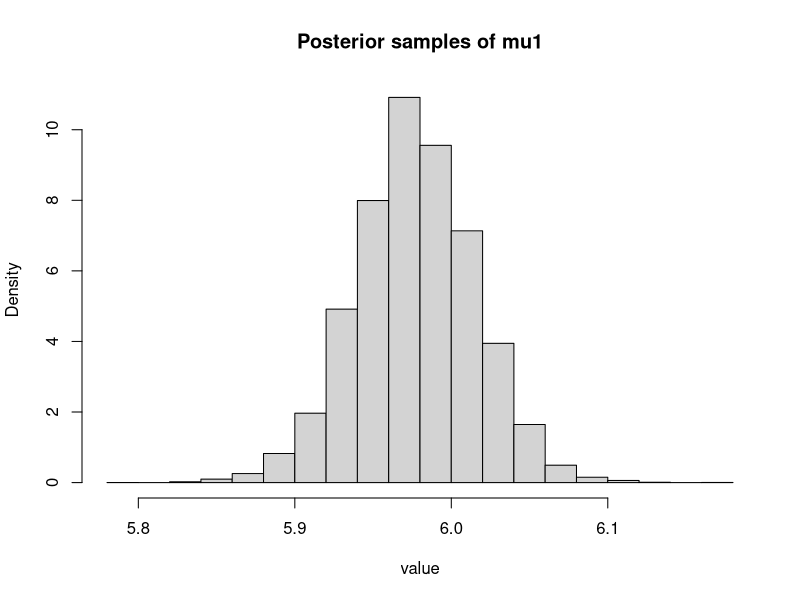
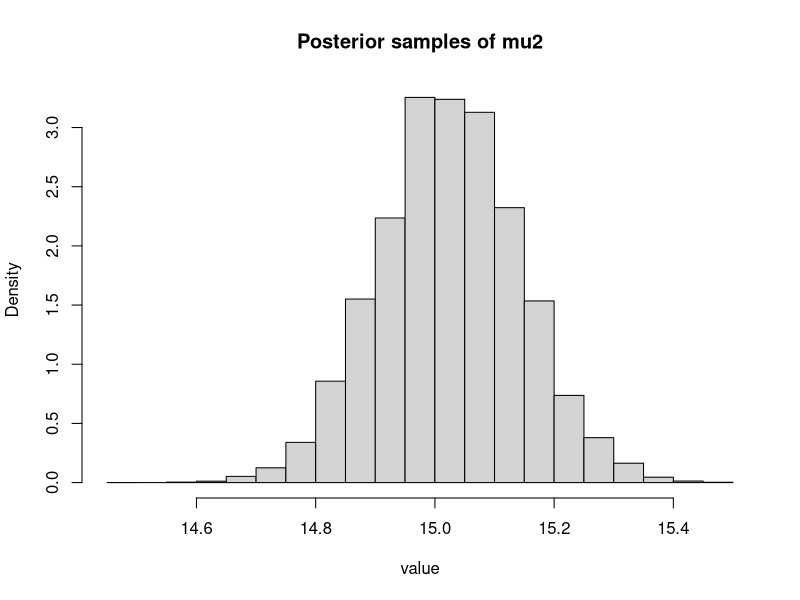
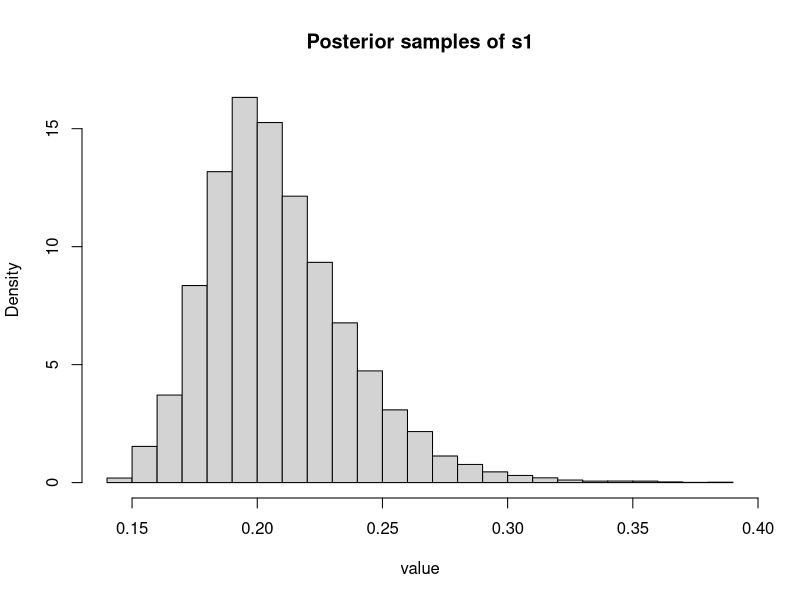
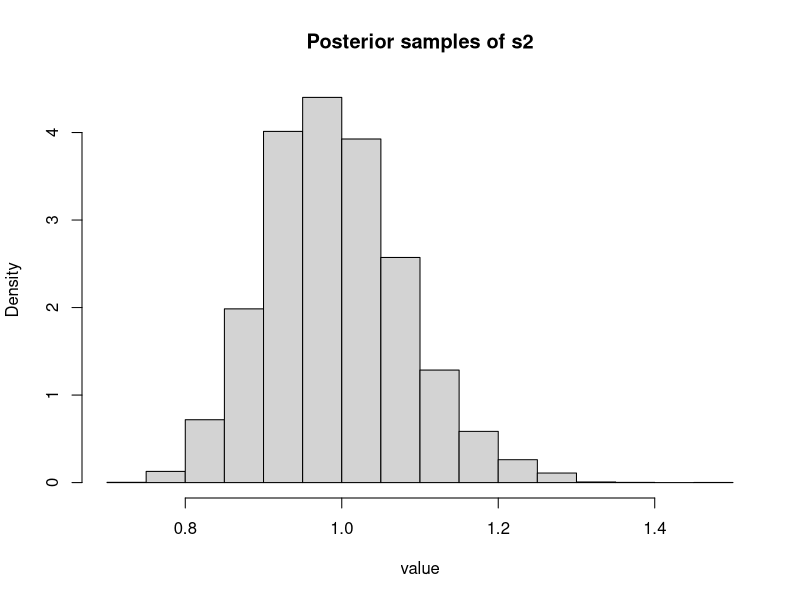
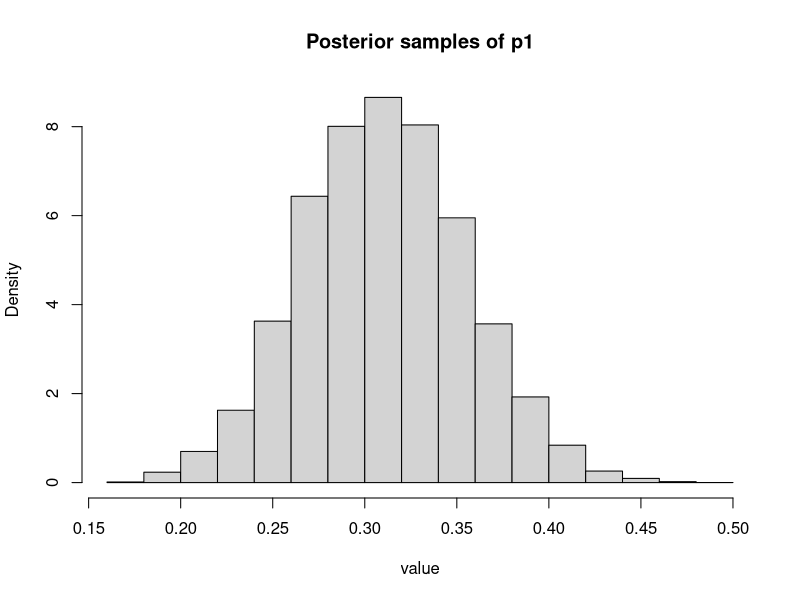
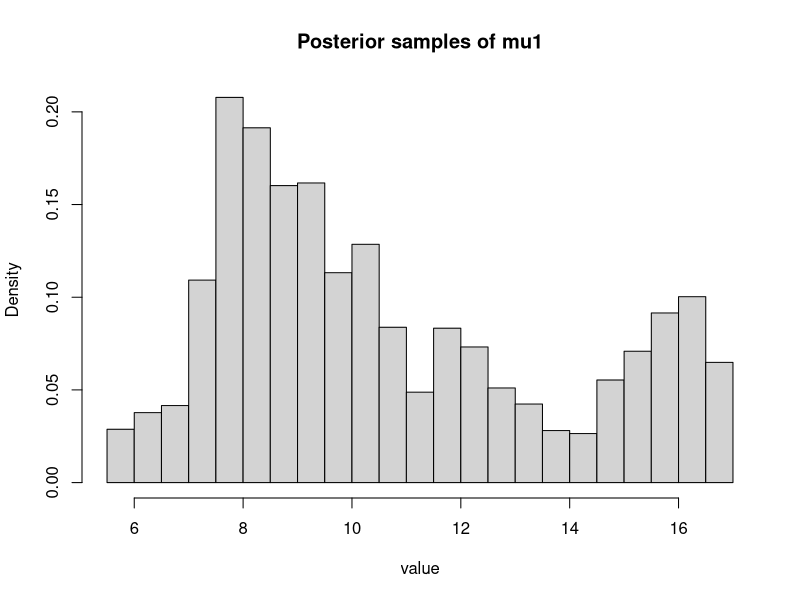
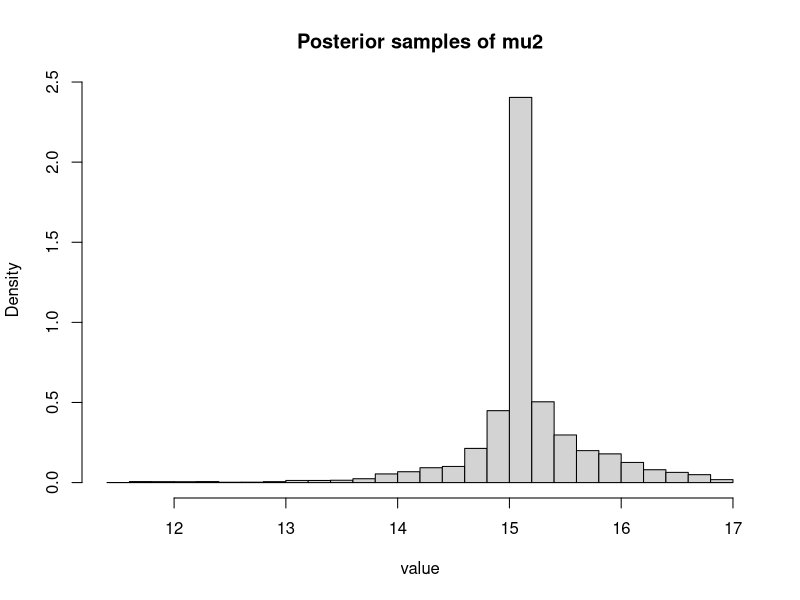
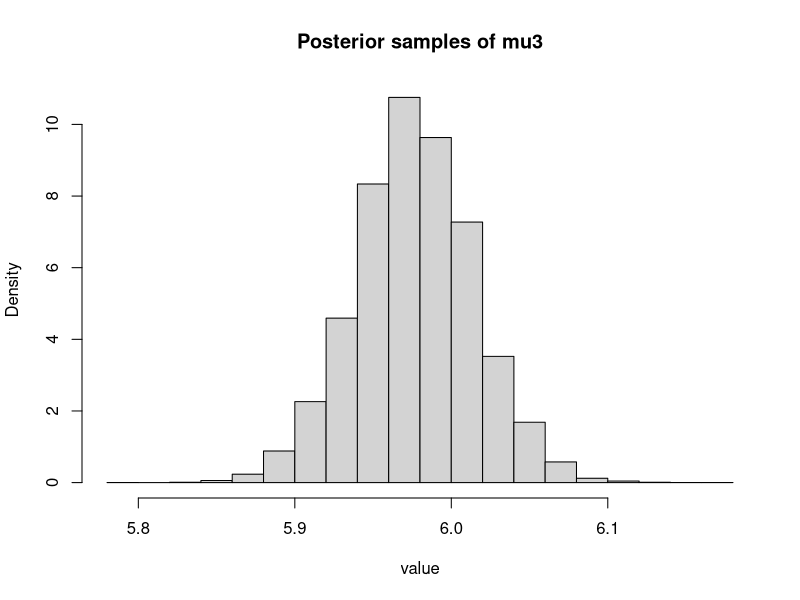

Reproduce these figures in R, in order.
###Normal Mixture model with MCMC 
#set.seed(123)
n=100
tau=0
p <- 1/2
q <- 1/3
Y <- numeric(n)
for (i in 1:tau){
  if (runif(1) <= p){
    Y[i] <- rnorm(1,mean=0,sd=0.2)
  }
  else{
    Y[i] <- rnorm(1,mean=3,sd=0.3)
  }
}
for (i in (tau+1):n){
  if (runif(1) <= q){
    Y[i] <- rnorm(1,mean=6,sd=0.2)
  }
  else{
    Y[i] <- rnorm(1,mean=15,sd=1)
  }
}
#set.seed(Sys.time())

#burn in period
burnin <- 10000

#Used for proposed samples
logit <- function(p) log(p / (1 - p))
invlogit <- function(z) 1 / (1 + exp(-z))

#We can use the loglikelihood functions from above

loglik_M0 <- function(theta){
  mu1 <- theta$mu1
  mu2 <- theta$mu2
  s1  <- theta$s1
  s2  <- theta$s2
  p1  <- theta$p1
  if(s1 <= 0 || s2 <= 0 || p1 <= 0 || p1 >= 1) return(-Inf)
  
  log_mix <- function(logp, log1mp, logf1, logf2) {
    a <- logp + logf1
    b <- log1mp + logf2
    m <- pmax(a, b)
    m + log(exp(a - m) + exp(b - m))
  }
  
  logdens1_1 <- dnorm(Y[1:n], mu1, s1, log=TRUE)
  logdens1_2 <- dnorm(Y[1:n], mu2, s2, log=TRUE)
  part1 <- sum(log_mix(log(p1), log(1-p1), logdens1_1, logdens1_2))
  part1
}

loglik_M1 <- function(theta){
  mu1 <- theta$mu1
  mu2 <- theta$mu2
  s1  <- theta$s1
  s2  <- theta$s2
  p1  <- theta$p1
  
  mu3 <- theta$mu3
  mu4 <- theta$mu4
  s3  <- theta$s3
  s4  <- theta$s4
  p2  <- theta$p2
  
  tau <- round(theta$tau)
  tau <- max(1, min(n - 1, tau))
  
  if(s1 <= 0 || s2 <= 0 || s3 <= 0 || s4 <= 0) return(-Inf)
  if(p1 <= 0 || p1 >= 1 || p2 <= 0 || p2 >= 1) return(-Inf)
  
  log_mix <- function(logp, log1mp, logf1, logf2) {
    a <- logp + logf1
    b <- log1mp + logf2
    m <- pmax(a, b)
    m + log(exp(a - m) + exp(b - m))
  }
  
  logdens1_1 <- dnorm(Y[1:tau], mu1, s1, log=TRUE)
  logdens1_2 <- dnorm(Y[1:tau], mu2, s2, log=TRUE)
  part1 <- sum(log_mix(log(p1), log(1-p1), logdens1_1, logdens1_2))
  
  logdens2_1 <- dnorm(Y[(tau+1):n], mu3, s3, log=TRUE)
  logdens2_2 <- dnorm(Y[(tau+1):n], mu4, s4, log=TRUE)
  part2 <- sum(log_mix(log(p2), log(1-p2), logdens2_1, logdens2_2))
  
  part1 + part2
}
#priors for model 0 and 1
logprior_M0 <- function(theta, x) {
  
  xmin <- min(x)
  xmax <- max(x)
  n    <- length(x)
  sdmax <- sqrt(max((mean(x)-x)^2))
  params <- c(theta$mu1, theta$mu2)
  
  # means
  if(any(params < xmin | params > xmax))
    return(-Inf)
  
  # standard deviations
  sds <- c(theta$s1, theta$s2)
  
  if(any(sds <= 0 | sds > sdmax))
    return(-Inf)
  
  # mixture weights
  ps <- c(theta$p1)
  
  if(any(ps <= 0 | ps >= 1))
    return(-Inf)
  
  # uniform prior
  return(0)
}
logprior_M1 <- function(theta, x) {
  
  xmin <- min(x)
  xmax <- max(x)
  n    <- length(x)
  sdmax <- sqrt(max((mean(x)-x)^2))
  
  params <- c(theta$mu1, theta$mu2,
              theta$mu3, theta$mu4)
  
  # means
  if(any(params < xmin | params > xmax))
    return(-Inf)
  
  # standard deviations
  sds <- c(theta$s1, theta$s2,
           theta$s3, theta$s4)
  
  if(any(sds <= 0 | sds > sdmax))
    return(-Inf)
  
  # mixture weights
  ps <- c(theta$p1, theta$p2)
  
  if(any(ps <= 0 | ps >= 1))
    return(-Inf)
  
  # changepoint
  if(theta$tau <= 1 || theta$tau >= (n - 1))
    return(-Inf)
  
  # uniform prior
  return(0)
}

# Posteriors of model 0 and 1
logpost_M0 <- function(x, theta) {
  loglik_M0(theta) + logprior_M0(theta, x)
}

logpost_M1 <- function(x, theta) {
  loglik_M1(theta) + logprior_M1(theta, x)
}

# for the BIC

llmax_M0 <- -10e300
llmax_M1 <- -10e300

#Metropolis Hasting sampling

mh_sampler_M0 <- function(x,
                          n_iter = 10000,
                          step_mu = 0.2,
                          step_sigma = 0.05,
                          step_p = 0.1) {
  
  n <- length(x)
  
  #initial values, based on available statistics
  
  theta <- list(
    mu1 = mean(x) - 1,
    mu2 = mean(x) + 1,
    s1  = sd(x),
    s2  = sd(x),
    p1  = 0.5
  )
  
  current_lp_M0 <- logpost_M0(x, theta)
  
  # Storage
  
  out <- matrix(NA, nrow = n_iter, ncol = 5)
  
  colnames(out) <- c(
    "mu1","mu2","s1","s2","p1"
  )
  
  accept <- 0
  
  # MCMC loop
  
  for(iter in 1:n_iter) {
    
    prop <- theta
    
    # Means
    
    prop$mu1 <- rnorm(1, theta$mu1, step_mu)
    prop$mu2 <- rnorm(1, theta$mu2, step_mu)
    
    # SDs (log scale, to make sure the proposal is positive)
    
    prop$s1 <- exp(rnorm(1, log(theta$s1), step_sigma))
    prop$s2 <- exp(rnorm(1, log(theta$s2), step_sigma))
    
    # Mixture weights (logit scale, so that the proposal is between 0 and 1)
    
    z1 <- rnorm(1, logit(theta$p1), step_p)
    
    prop$p1 <- invlogit(z1)
    
    # Acceptance step
    
    prop_lp_M0 <- logpost_M0(x, prop)
    
    #we keep the maximum likelihood
    if ((loglik_M0(prop) > llmax_M0) && (iter>burnin)){
      llmax_M0 <- loglik_M0(prop)
    }
    
    log_alpha <- prop_lp_M0 - current_lp_M0
    
    if(log(runif(1)) < log_alpha) {
      
      theta <- prop
      current_lp_M0 <- prop_lp_M0
      accept <- accept + 1
    }
    
    # Store sample
    
    out[iter, ] <- c(
      theta$mu1,
      theta$mu2,
      theta$s1,
      theta$s2,
      theta$p1
    )
  }
  
  cat("Acceptance rate =", accept / n_iter, "\n")
  
  return(c(as.data.frame(out),llmax_M0))
}

mh_sampler_M1 <- function(x,
                          n_iter = 10000,
                          step_mu = 0.2,
                          step_sigma = 0.05,
                          step_p = 0.1,
                          step_tau = 2) {
  
  n <- length(x)
  
  # Initial values
  
  theta <- list(
    mu1 = mean(x) - 1,
    mu2 = mean(x) + 1,
    s1  = sd(x),
    s2  = sd(x),
    p1  = 0.5,
    
    mu3 = mean(x) - 1,
    mu4 = mean(x) + 1,
    s3  = sd(x),
    s4  = sd(x),
    p2  = 0.5,
    
    tau = n / 2
  )
  
  current_lp_M1 <- logpost_M1(x, theta)
  
  # Storage
  
  out <- matrix(NA, nrow = n_iter, ncol = 11)
  
  colnames(out) <- c(
    "mu1","mu2","s1","s2","p1",
    "mu3","mu4","s3","s4","p2","tau"
  )
  
  accept <- 0
  
  # MCMC loop
  
  for(iter in 1:n_iter) {
    
    prop <- theta
    
    # Means
    
    prop$mu1 <- rnorm(1, theta$mu1, step_mu)
    prop$mu2 <- rnorm(1, theta$mu2, step_mu)
    
    prop$mu3 <- rnorm(1, theta$mu3, step_mu)
    prop$mu4 <- rnorm(1, theta$mu4, step_mu)
    
    # SDs (log scale, to make sure the proposal is positive)
    
    prop$s1 <- exp(rnorm(1, log(theta$s1), step_sigma))
    prop$s2 <- exp(rnorm(1, log(theta$s2), step_sigma))
    
    prop$s3 <- exp(rnorm(1, log(theta$s3), step_sigma))
    prop$s4 <- exp(rnorm(1, log(theta$s4), step_sigma))
    
    # Mixture weights (logit scale, so that the proposal is between 0 and 1)
    
    z1 <- rnorm(1, logit(theta$p1), step_p)
    z2 <- rnorm(1, logit(theta$p2), step_p)
    
    prop$p1 <- invlogit(z1)
    prop$p2 <- invlogit(z2)
    
    # Changepoint
    
    prop$tau <- floor(rnorm(1, theta$tau, step_tau))-1
    
    # Acceptance step
    
    prop_lp_M1 <- logpost_M1(x, prop)
    
    #we keep the maximum likelihood
    if ((loglik_M1(prop) > llmax_M1) && (iter>burnin)){
      llmax_M1 <- loglik_M1(prop)
    }
    
    log_alpha <- prop_lp_M1 - current_lp_M1
    
    if(log(runif(1)) < log_alpha) {
      
      theta <- prop
      current_lp_M1 <- prop_lp_M1
      accept <- accept + 1
    }
    
    # Store sample
    
    out[iter, ] <- c(
      theta$mu1,
      theta$mu2,
      theta$s1,
      theta$s2,
      theta$p1,
      theta$mu3,
      theta$mu4,
      theta$s3,
      theta$s4,
      theta$p2,
      theta$tau
    )
  }
  
  cat("Acceptance rate =", accept / n_iter, "\n")
  
  return(c(as.data.frame(out),llmax_M1))
}

#results iterations are chosen to compare it to the time nested sampling uses.
#~5 minutes for M0 and ~25 minutes for M1

samples_M0 <- mh_sampler_M0(Y, n_iter = 100000)
llmax_M0 <- samples_M0[[6]]
samples_M1 <- mh_sampler_M1(Y, n_iter = 500000)
llmax_M1 <- samples_M1[[12]]

samples_M0 <- as.data.frame(samples_M0[1:5])
samples_M1 <- as.data.frame(samples_M1[1:11])
burninsamples_M0 <- samples_M0[(burnin+1):100000,]
burninsamples_M1 <- samples_M1[(burnin+1):500000,]
bic0 <- -2 * llmax_M0 + 5 * log(n)
bic1 <- -2 * llmax_M1 + 11 * log(n)

#posteriors
hist(burninsamples_M0$mu1, probability =TRUE, main="Posterior samples of mu1", xlab="value")
hist(burninsamples_M0$mu2, probability =TRUE, main="Posterior samples of mu2", xlab="value")
hist(burninsamples_M0$s1, probability =TRUE, main="Posterior samples of s1", xlab="value")
hist(burninsamples_M0$s2, probability =TRUE, main="Posterior samples of s2", xlab="value")
hist(burninsamples_M0$p1, probability =TRUE, main="Posterior samples of p1", xlab="value")

hist(burninsamples_M1$mu1, probability =TRUE, main="Posterior samples of mu1", xlab="value")
hist(burninsamples_M1$mu2, probability =TRUE, main="Posterior samples of mu2", xlab="value")
hist(burninsamples_M1$mu3, probability =TRUE, main="Posterior samples of mu3", xlab="value")
hist(burninsamples_M1$mu4, probability =TRUE, main="Posterior samples of mu4", xlab="value")
hist(burninsamples_M1$s1, probability =TRUE, main="Posterior samples of s1", xlab="value")
hist(burninsamples_M1$s1, probability =TRUE, main="Posterior samples of s2", xlab="value")
hist(burninsamples_M1$s3, probability =TRUE, main="Posterior samples of s3", xlab="value")
hist(burninsamples_M1$s4, probability =TRUE, main="Posterior samples of s4", xlab="value")
hist(burninsamples_M1$p1, probability =TRUE, main="Posterior samples of p1", xlab="value")
hist(burninsamples_M1$p2, probability =TRUE, main="Posterior samples of p2", xlab="value")
hist(burninsamples_M1$tau, probability =TRUE, main="Posterior samples of tau", xlab="value")

logBF10_MCMC <- (bic0 - bic1)/2
logBF10_MCMC
